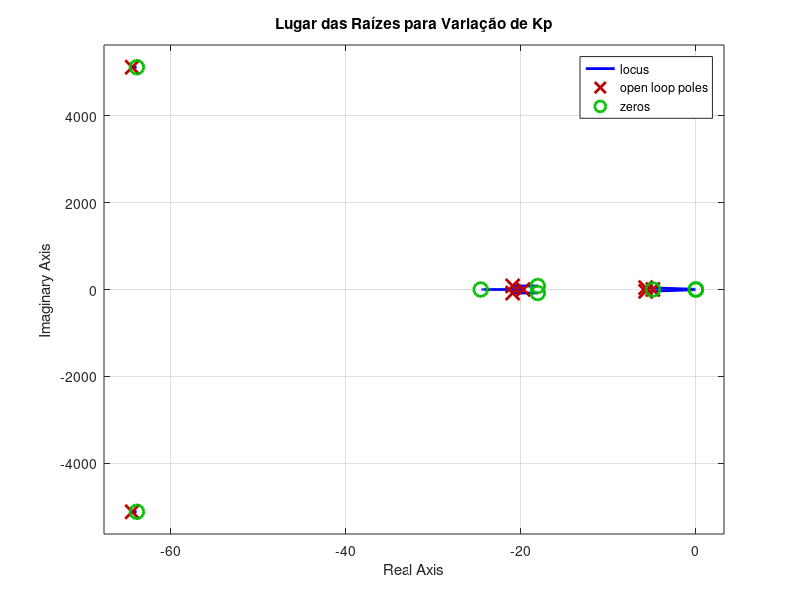
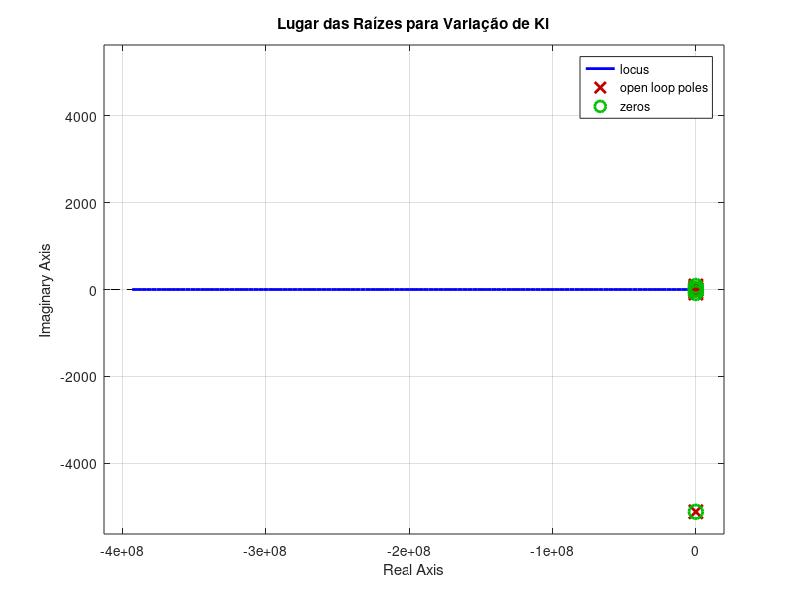

Reproduce these figures in MATLAB, in order. (Note: this script raises an error after producing the figures.)
clear 
clc
close all

% Definir os parâmetros do sistema
k_p = 105e3;  % N/m
k_m = 30.25e3;  % N/m
k_cinto = 52.5e3;  % N/m
K = 21.678;  % Nm/rad
k_b = 40e3;  % N/m
b_b = 220; % Ns/m
b_p = 325;  % Ns/m
b_m = 2408.04;  % Ns/m
b_cinto = 250;  % Ns/m
B_rot = 2.4692;  % Nms/rad
l = 0.19;  % m
M_total = 70;  % kg
M_t = 42.609;  % kg
M_m = 21.238;  % kg
M_c = 6.153;  % kg
J_c = 0.02;  % kgm^2
M_b = 35;  % kg
g = 9.81; % m/s^2

% Definindo as matrizes
n1 = ((1 + M_c * l^2) / (J_c + M_c * l^2) / (M_c + M_m))^(-1);
n2 = (-M_c * l / (J_c + M_c * l^2));
n3 = (M_c + M_m + ((M_c^2) * (l^2)) / (J_c + M_c * l^2));
A = [
    0, 0, 0, 0, 1, 0, 0, 0;
    0, 0, 0, 0, 0, 1, 0, 0;
    0, 0, 0, 0, 0, 0, 1, 0;
    0, 0, 0, 0, 0, 0, 0, 1;
    -(k_b + k_cinto) / M_b, k_cinto / M_b, 0, 0, -(b_b + b_cinto) / M_b, b_cinto / M_b, 0, 0;
    k_cinto * n3, -(k_cinto + k_m) * n3, k_m * n3, M_c * l * (M_c * l * g - K) / (J_c + M_c * l^2) * n3, b_cinto / (M_t + M_c), -(b_cinto + b_m) / (M_t + M_c), b_m / (M_t + M_c), -B_rot * n3 / (J_c + M_c * l^2);
    0, k_m / M_m, -(k_m + k_p) / M_m, 0, 0, b_m / M_m, -(b_m + b_p) / M_m, 0;
    n1 * n2 * k_cinto, n1 * n2 * (-k_cinto - k_m), k_m * n1 * n2, (M_c * l * g - K) / (J_c + M_c * l^2), n1 * n2 * b_cinto, (-b_cinto - b_m) * n1 * n2, b_m * n1 * n2, -B_rot / (J_c + M_c * l^2)
];

B = [
    0, 0, 0;
    0, 0, 0;
    0, 0, 0;
    0, 0, 0;
    1 / M_b, k_b / M_b, b_b / M_b;
    0, 0, 0;
    0, k_p / M_m, b_p / M_m;
    0, 0, 0
];

C =  [
    1, 0, 0, 0, 0, 0, 0, 0;
    0, 1, 0, 0, 0, 0, 0, 0;
    0, 0, 1, 0, 0, 0, 0, 0;
    0, 0, 0, 1, 0, 0, 0, 0;
    -(k_b + k_cinto) / M_b, k_cinto / M_b, 0, 0, -(b_b + b_cinto) / M_b, b_cinto / M_b, 0, 0;
    k_cinto * n3, -(k_cinto + k_m) * n3, k_m * n3, M_c * l * (M_c * l * g - K) / (J_c + M_c * l^2) * n3, b_cinto / (M_t + M_c), -(b_cinto + b_m) / (M_t + M_c), b_m / (M_t + M_c), -B_rot * n3 / (J_c + M_c * l^2);
    0, k_m / M_m, -(k_m + k_p) / M_m, 0, 0, b_m / M_m, -(b_m + b_p) / M_m, 0;
    n1 * n2 * k_cinto, n1 * n2 * (-k_cinto - k_m), k_m * n1 * n2, (M_c * l * g - K) / (J_c + M_c * l^2), n1 * n2 * b_cinto, (-b_cinto - b_m) * n1 * n2, b_m * n1 * n2, -B_rot / (J_c + M_c * l^2)
];

D =  [
    0, 0, 0;
    0, 0, 0;
    0, 0, 0;
    0, 0, 0;
    1 / M_b, k_b / M_b, b_b / M_b;
    0, 0, 0;
    0, k_p / M_m, b_p / M_m;
    0, 0, 0
];

% Definindo o espaço de estados
EspacoDeEstados = ss(A, B, C, D);
FT = tf(EspacoDeEstados(5, 1));
G = FT;

% Traçar o lugar das raízes variando Kp
figure(1)
rlocus(G);  % Corrigido para traçar o lugar das raízes da planta G
grid on
title('Lugar das Raízes para Variação de Kp');

% Ganho proporcional ótimo
Kp = 0.55;

% Função de transferência em malha fechada com Kp
FT_MF = feedback(Kp * G, 1);

% Função de transferência integrativa
s = tf('s');
FT_I = FT_MF / s;

figure(2)
rlocus(FT_I);  % Traçar lugar das raízes do sistema com ação integrativa
grid on 
title('Lugar das Raízes para Variação de Ki');

% Ganho integral ótimo
Ki = 20;

% Função de transferência em malha fechada com Kp e Ki
FT_PI = feedback(Kp * G + Ki / s * G, 1);  % Ajustado para FT_PI

% Função de transferência derivativa
FT_d = s * FT_PI;

figure(3)
rlocus(FT_d);  % Traçar lugar das raízes do sistema com ação derivativa
grid on 
title('Lugar das Raízes para Variação de Kd');

% Ganho derivativo
Kd = 1000000;

% Controlador PID
PID = pid(Kp, Ki, 0);

% Função de transferência em malha fechada com o controlador PID
T = feedback(PID * G, 1);

figure(4)
margin(T);

tempoDeSimulacao = 2; %s
amostra = 0.0001;
tempo = 0:amostra:tempoDeSimulacao;
x0 = [0; 0; 0; 0; 0; 0; 0; 0];

u = 22432.86*ones(size(tempo));


[y, t] = lsim(G, u, tempo, x0);
[y_pi, t_pi] = lsim(T, u, tempo, x0);
y = y/9.81;
y_pi = y_pi/9.81;

figure(5)
plot(t, y, t_pi, y_pi)
xlabel('Tempo (s)');
ylabel('Aceleração (Gs)');
title('Aceleraçao do Banco');
line([0.04, 0.1], [-37, -37], 'Color', 'r', 'LineStyle', '--', 'LineWidth', 1);
xline(0.04, 'LineWidth', 2);
xline(0.1, 'LineWidth', 2);
ylim([-44 -20])
xlim([0 0.15])
legend('Malha aberta', 'PI')

% polos = pole(FT);
% zeros = zero(FT);
% format long
% 
% disp('Polos da função de transferência:');
% disp(polos);
% disp('Zeros da função de transferência:');
% disp(zeros);